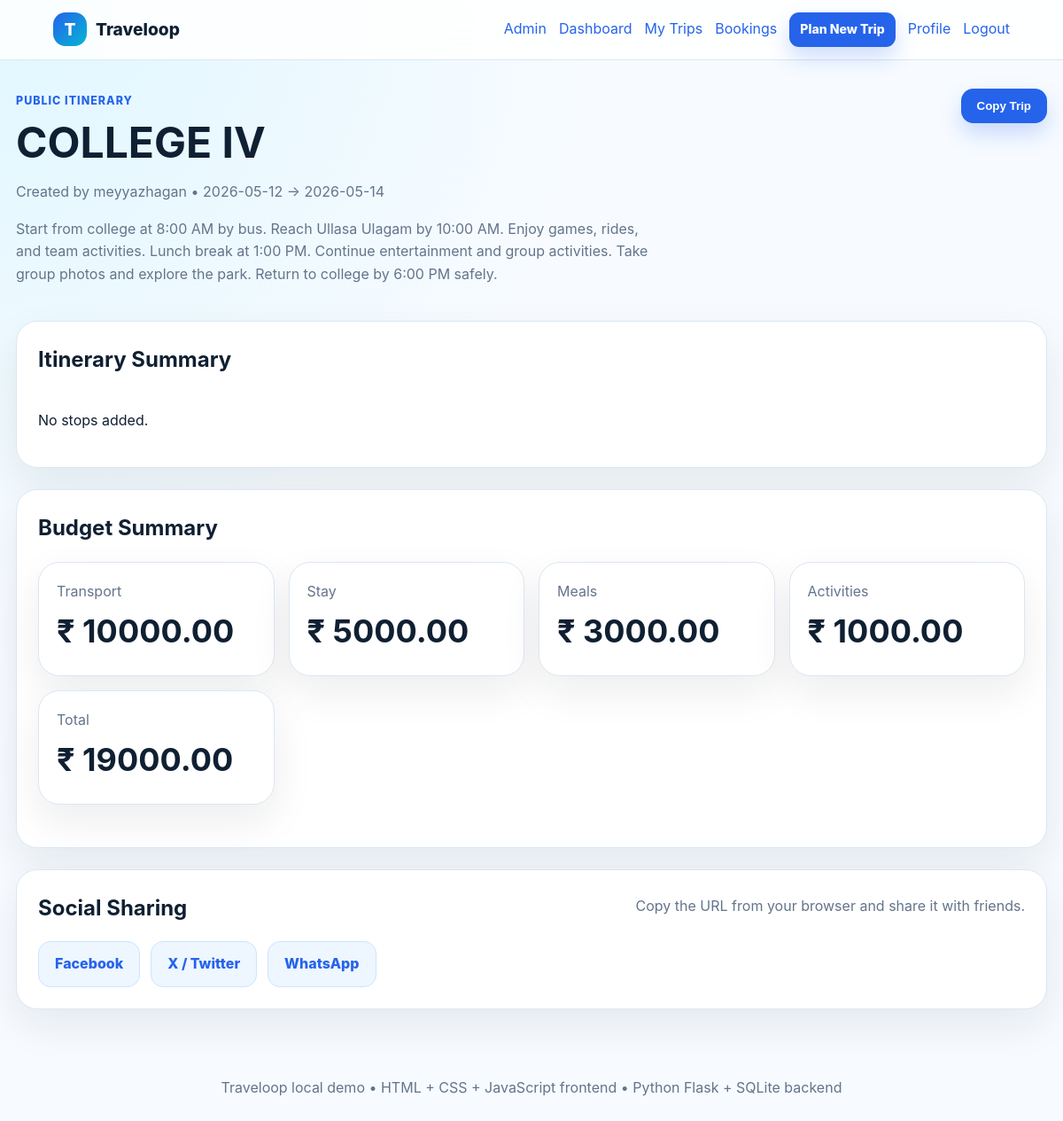
/public/d2a68e7f08 (signed in), run on the app's committed database.
### tables this page shows
CREATE TABLE trips (
            id INTEGER PRIMARY KEY AUTOINCREMENT,
            user_id INTEGER NOT NULL,
            name TEXT NOT NULL,
            start_date TEXT NOT NULL,
            end_date TEXT NOT NULL,
            description TEXT,
            cover_photo TEXT,
            public_slug TEXT UNIQUE,
            is_public INTEGER NOT NULL DEFAULT 0,
            transport_budget REAL DEFAULT 0,
            stay_budget REAL DEFAULT 0,
            meals_budget REAL DEFAULT 0,
            activities_budget REAL DEFAULT 0,
            created_at TEXT NOT NULL,
            FOREIGN KEY(user_id) REFERENCES users(id)
        );

CREATE TABLE users (
            id INTEGER PRIMARY KEY AUTOINCREMENT,
            name TEXT NOT NULL,
            email TEXT UNIQUE NOT NULL,
            password_hash TEXT NOT NULL,
            role TEXT NOT NULL DEFAULT 'user',
            photo TEXT,
            language TEXT DEFAULT 'English',
            saved_destinations TEXT DEFAULT '',
            created_at TEXT NOT NULL
        );

### app.py (the view)
@app.route("/public/<slug>")
def public_trip(slug):
    trip = query_db(
        """
        SELECT t.*, u.name AS owner_name
        FROM trips t
        JOIN users u ON u.id = t.user_id
        WHERE t.public_slug = ? AND t.is_public = 1
        """,
        (slug,),
        one=True,
    )
    if not trip:
        flash("This itinerary is not public or does not exist.", "danger")
        return redirect(url_for("index"))
    stops = query_db("SELECT * FROM stops WHERE trip_id = ? ORDER BY position, start_date", (trip["id"],))
    stop_data = []
    for stop in stops:
        acts = query_db("SELECT * FROM activities WHERE stop_id = ? ORDER BY activity_date, activity_time", (stop["id"],))
        stop_data.append({"stop": stop, "activities": acts})
    budget = calculate_trip_budget(trip["id"])
    return render_template("public_trip.html", trip=trip, stop_data=stop_data, budget=budget)

### app.py (called while the page is built)
def get_db():
    conn = sqlite3.connect(DATABASE)
    conn.row_factory = sqlite3.Row
    return conn

def query_db(query, args=(), one=False):
    conn = get_db()
    cur = conn.execute(query, args)
    rows = cur.fetchall()
    conn.close()
    return (rows[0] if rows else None) if one else rows

def current_user():
    if "user_id" not in session:
        return None
    return query_db("SELECT * FROM users WHERE id = ?", (session["user_id"],), one=True)

@app.context_processor
def inject_user():
    return {"current_user": current_user(), "today": date.today().isoformat()}

### templates/public_trip.html (shortened to what this page needs)
{% extends "base.html" %}
{% block content %}
<section class="page-head split">
    <div>
        <span class="eyebrow">Public Itinerary</span>
        <h1>{{ trip.name }}</h1>
        <p>Created by {{ trip.owner_name }} • {{ trip.start_date }} → {{ trip.end_date }}</p>
        <p>{{ trip.description }}</p>
    </div>
    {% if current_user %}
        <form method="post" action="{{ url_for('copy_trip', slug=trip.public_slug) }}">
            <button class="btn primary" type="submit">Copy Trip</button>
        </form>
    {% else %}
        <a class="btn primary" href="{{ url_for('login') }}">Login to Copy</a>
    {% endif %}
</section>
<section class="panel">
    <div class="section-title"><h2>Itinerary Summary</h2></div>
    <div class="timeline readonly">
        {% for item in stop_data %}
            <article class="timeline-item">
                <div class="timeline-dot">{{ loop.index }}</div>
                <div class="timeline-card">
                    <h3>{{ item.stop.city_name }}</h3>
                    <p>{{ item.stop.start_date }} → {{ item.stop.end_date }}</p>
                    {% for activity in item.activities %}
                        <div class="day-activity">
                            <strong>{{ activity.activity_time or 'Flexible' }} - {{ activity.title }}</strong>
                            <span>{{ activity.category }} • ₹{{ '%.2f'|format(activity.cost or 0) }}</span>
                        </div>
                    {% else %}
                        <p class="muted">No activities listed.</p>
                    {% endfor %}
                </div>
            </article>
        {% else %}
            <p>No stops added.</p>
        {% endfor %}
    </div>
</section>
<section class="panel">
    <div class="section-title"><h2>Budget Summary</h2></div>
    <div class="stats-grid">
        <div class="stat-card"><span>Transport</span><strong>₹ {{ '%.2f'|format(budget.transport) }}</strong></div>
        <div class="stat-card"><span>Stay</span><strong>₹ {{ '%.2f'|format(budget.stay) }}</strong></div>
        <div class="stat-card"><span>Meals</span><strong>₹ {{ '%.2f'|format(budget.meals) }}</strong></div>
        <div class="stat-card"><span>Activities</span><strong>₹ {{ '%.2f'|format(budget.activities) }}</strong></div>
        <div class="stat-card"><span>Total</span><strong>₹ {{ '%.2f'|format(budget.total) }}</strong></div>
    </div>
</section>
<section class="panel">
    <div class="section-title"><h2>Social Sharing</h2><p>Copy the URL from your browser and share it with friends.</p></div>
    <div class="share-buttons">
        <a class="btn ghost" target="_blank" href="https://www.facebook.com/sharer/sharer.php?u={{ url_for('public_trip', slug=trip.public_slug, _external=True) }}">Facebook</a>
        <a class="btn ghost" target="_blank" href="https://twitter.com/intent/tweet?text=Check%20my%20Traveloop%20itinerary&url={{ url_for('public_trip', slug=trip.public_slug, _external=True) }}">X / Twitter</a>
        <a class="btn ghost" target="_blank" href="https://api.whatsapp.com/send?text={{ url_for('public_trip', slug=trip.public_slug, _external=True) }}">WhatsApp</a>
    </div>
</section>
{% endblock %}

### static/css/style.css (style rules this page uses)
:root { --bg: #f7fbff; --panel: #ffffff; --text: #102033; --muted: #64748b; --primary: #2563eb; --primary-dark: #1d4ed8; --accent: #06b6d4; --danger: #dc2626; --success: #16a34a; --warning: #d97706; --border: #dbe7f3; --shadow: 0 18px 45px rgba(15, 23, 42, 0.08); --radius: 24px; }
* { box-sizing: border-box; }
html { scroll-behavior: smooth; }
body { margin: 0; font-family: Inter, ui-sans-serif, system-ui, -apple-system, BlinkMacSystemFont, "Segoe UI", sans-serif; background: radial-gradient(circle at top left, #e0f7ff 0, transparent 38%), var(--bg); color: var(--text); line-height: 1.6; }
a { color: var(--primary); text-decoration: none; }
.hero h1, .page-head h1, .trip-hero h1 { font-size: clamp(2rem, 4vw, 4rem); line-height: 1.1; margin: 10px 0 16px; }
.hero p, .page-head p, .trip-hero p { color: var(--muted); max-width: 720px; }
.eyebrow { color: var(--primary); font-weight: 800; text-transform: uppercase; letter-spacing: 0.08em; font-size: 0.78rem; }
.hero-actions, .card-actions, .form-actions, .badge-row, .share-buttons { display: flex; flex-wrap: wrap; gap: 12px; align-items: center; }
.btn { display: inline-flex; align-items: center; justify-content: center; border: 0; border-radius: 14px; padding: 12px 18px; font-weight: 800; cursor: pointer; transition: transform 0.15s ease, box-shadow 0.15s ease, background 0.15s ease; white-space: nowrap; }
.btn.primary { background: var(--primary); color: #fff; box-shadow: 0 12px 24px rgba(37, 99, 235, 0.22); }
.btn.ghost { background: #eef6ff; color: var(--primary); border: 1px solid #cce5ff; }
.card, .panel, .stat-card, .trip-card, .city-tile, .note-card, .day-card, .calendar-box, .activity-template { background: var(--panel); border: 1px solid var(--border); border-radius: var(--radius); box-shadow: var(--shadow); }
.page-head { margin-bottom: 24px; }
.split { display: flex; justify-content: space-between; gap: 18px; align-items: flex-start; }
.panel { padding: 24px; margin-bottom: 24px; }
.section-title { display: flex; justify-content: space-between; gap: 16px; align-items: flex-start; margin-bottom: 18px; }
.section-title h2 { margin: 0; }
.section-title p { margin: 4px 0 0; color: var(--muted); }
.stats-grid { display: grid; grid-template-columns: repeat(4, 1fr); gap: 16px; margin-bottom: 24px; }
.stat-card { padding: 20px; }
.stat-card span { color: var(--muted); display: block; }
.stat-card strong { display: block; font-size: clamp(1.4rem, 3vw, 2.3rem); margin-top: 4px; }
.timeline { position: relative; display: grid; gap: 16px; margin-top: 20px; }

### data on the page
trips: name "COLLEGE IV", start_date "2026-05-12", end_date "2026-05-14", description "Start from college at 8:00 AM by bus. Reach Ullasa Ulagam by 10:00 AM. Enjoy games, rides, and team activities. Lunch break at 1:00 PM. Continue entertainment and group activities. Take group photos and explore the park. Return to college by 6:00 PM safely."
users: owner_name "meyyazhagan"

### other printed values
{{ '%.2f'|format(budget.transport) }} "10000.00"
{{ '%.2f'|format(budget.stay) }} "5000.00"
{{ '%.2f'|format(budget.meals) }} "3000.00"
{{ '%.2f'|format(budget.activities) }} "1000.00"
{{ '%.2f'|format(budget.total) }} "19000.00"
